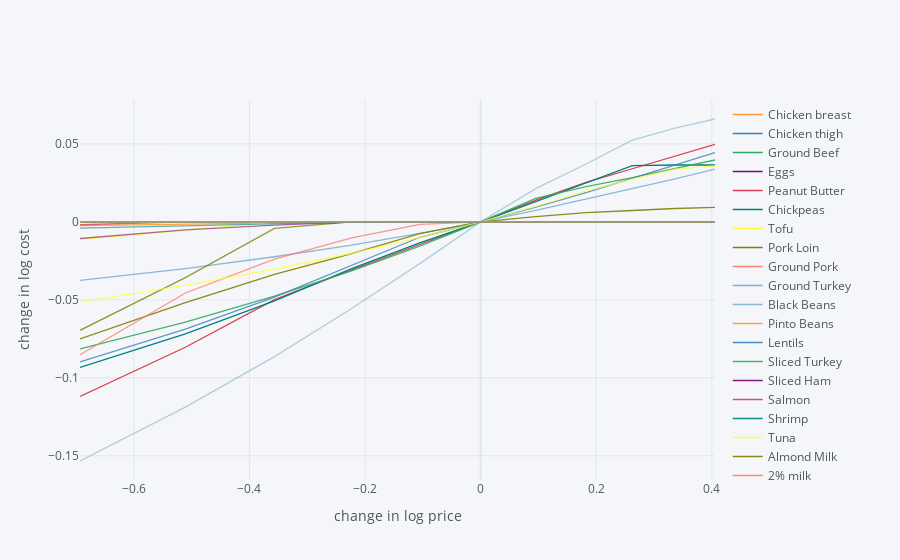

Source (notebook cell):
### Markdown cell above
###  Trader Joe's
We find that at Trader Joe's, Romaine Lettuce and peanut butter are most sensitive to price changes, both increases and decreases

### Code cell
#trader joes

scale = [.5,.6,.7,.8,.9,1.,1.1,1.2,1.3,1.4,1.5]

cost0 = solve_subsistence_problem(FoodNutrients,prices_tj,diet_min[group],diet_max[group],tol=tol).fun

Price_response={}
for s in scale:
    cost = {}
    for i,p in enumerate(prices_tj):
        my_p = prices_tj.copy()
        my_p[i] = p*s
        result = solve_subsistence_problem(FoodNutrients,my_p,diet_min[group],diet_max[group],tol=tol)
        cost[prices_tj.index[i]] = np.log(result.fun/cost0)
    Price_response[np.log(s)] = cost

Price_response = pd.DataFrame(Price_response).T
Price_response.iplot(xTitle='change in log price',yTitle='change in log cost')

### Figure 1 — Plotly figure (JSON) as saved in the notebook; plotly's stock layout.template omitted (floating-point values rounded to 4 significant figures)
{"data": [{"line": {"color": "rgba(255, 153, 51, 1.0)", "dash": "solid", "shape": "linear", "width": 1.3}, "mode": "lines", "name": "Chicken breast", "text": "", "type": "scatter", "x": [-0.6931, -0.5108, -0.3567, -0.2231, -0.1054, 0, 0.09531, 0.1823, 0.2624, 0.3365, 0.4055], "y": [9.46e-08, 3.761e-08, 1.72e-08, 8.26e-09, 3.004e-09, 0, -1.335e-09, -1.728e-09, -1.823e-09, -1.81e-09, -1.692e-09]}, {"line": {"color": "rgba(55, 128, 191, 1.0)", "dash": "solid", "shape": "linear", "width": 1.3}, "mode": "lines", "name": "Chicken thigh", "text": "", "type": "scatter", "x": [-0.6931, -0.5108, -0.3567, -0.2231, -0.1054, 0, 0.09531, 0.1823, 0.2624, 0.3365, 0.4055], "y": [-1.825e-09, -1.787e-09, -1.662e-09, -1.38e-09, -7.869e-10, 0, 8.131e-10, 1.136e-09, 7.459e-10, 4.9e-11, -6.296e-10]}, {"line": {"color": "rgba(50, 171, 96, 1.0)", "dash": "solid", "shape": "linear", "width": 1.3}, "mode": "lines", "name": "Ground Beef", "text": "", "type": "scatter", "x": [-0.6931, -0.5108, -0.3567, -0.2231, -0.1054, 0, 0.09531, 0.1823, 0.2624, 0.3365, 0.4055], "y": [-1.776e-09, 4.971e-07, -1.799e-09, -1.646e-09, -1.05e-09, 0, 1.055e-09, 1.259e-09, 4.767e-10, -5.743e-10, -1.361e-09]}, {"line": {"color": "rgba(128, 0, 128, 1.0)", "dash": "solid", "shape": "linear", "width": 1.3}, "mode": "lines", "name": "Eggs", "text": "", "type": "scatter", "x": [-0.6931, -0.5108, -0.3567, -0.2231, -0.1054, 0, 0.09531, 0.1823, 0.2624, 0.3365, 0.4055], "y": [5.183e-07, -1.807e-09, -1.699e-09, -1.457e-09, -8.456e-10, 0, 8.526e-10, 6.916e-10, -1.486e-10, -1.103e-09, -1.653e-09]}, {"line": {"color": "rgba(219, 64, 82, 1.0)", "dash": "solid", "shape": "linear", "width": 1.3}, "mode": "lines", "name": "Peanut Butter", "text": "", "type": "scatter", "x": [-0.6931, -0.5108, -0.3567, -0.2231, -0.1054, 0, 0.09531, 0.1823, 0.2624, 0.3365, 0.4055], "y": [-0.1119, -0.08042, -0.0499, -0.03078, -0.01453, 0, 0.01386, 0.02527, 0.03405, 0.04188, 0.04965]}, {"line": {"color": "rgba(0, 128, 128, 1.0)", "dash": "solid", "shape": "linear", "width": 1.3}, "mode": "lines", "name": "Chickpeas", "text": "", "type": "scatter", "x": [-0.6931, -0.5108, -0.3567, -0.2231, -0.1054, 0, 0.09531, 0.1823, 0.2624, 0.3365, 0.4055], "y": [-0.09335, -0.07177, -0.05064, -0.02995, -0.01354, 0, 0.01302, 0.02479, 0.03602, 0.03646, 0.03646]}, {"line": {"color": "rgba(255, 255, 51, 1.0)", "dash": "solid", "shape": "linear", "width": 1.3}, "mode": "lines", "name": "Tofu", "text": "", "type": "scatter", "x": [-0.6931, -0.5108, -0.3567, -0.2231, -0.1054, 0, 0.09531, 0.1823, 0.2624, 0.3365, 0.4055], "y": [-1.824e-09, -1.825e-09, -1.778e-09, -1.647e-09, -1.138e-09, 0, 2.161e-09, 4.315e-09, 5.262e-09, 4.084e-09, 1.062e-09]}, {"line": {"color": "rgba(128, 128, 0, 1.0)", "dash": "solid", "shape": "linear", "width": 1.3}, "mode": "lines", "name": "Pork Loin", "text": "", "type": "scatter", "x": [-0.6931, -0.5108, -0.3567, -0.2231, -0.1054, 0, 0.09531, 0.1823, 0.2624, 0.3365, 0.4055], "y": [0, 0, 0, 0, 0, 0, 0, 0, 0, 0, 0]}, {"line": {"color": "rgba(251, 128, 114, 1.0)", "dash": "solid", "shape": "linear", "width": 1.3}, "mode": "lines", "name": "Ground Pork", "text": "", "type": "scatter", "x": [-0.6931, -0.5108, -0.3567, -0.2231, -0.1054, 0, 0.09531, 0.1823, 0.2624, 0.3365, 0.4055], "y": [-1.667e-09, -1.357e-09, -8.23e-10, -2.411e-10, 1.155e-10, 0, -4.964e-10, -1.1e-09, -1.568e-09, -1.724e-09, -1.807e-09]}, {"line": {"color": "rgba(128, 177, 211, 1.0)", "dash": "solid", "shape": "linear", "width": 1.3}, "mode": "lines", "name": "Ground Turkey", "text": "", "type": "scatter", "x": [-0.6931, -0.5108, -0.3567, -0.2231, -0.1054, 0, 0.09531, 0.1823, 0.2624, 0.3365, 0.4055], "y": [-1.819e-09, 5.306e-07, -1.795e-09, -1.655e-09, -1.198e-09, 0, 2.334e-09, 4.421e-09, 4.699e-09, 2.514e-09, -5.081e-10]}, {"line": {"color": "rgba(128, 177, 211, 0.8999999999999999)", "dash": "solid", "shape": "linear", "width": 1.3}, "mode": "lines", "name": "Black Beans", "text": "", "type": "scatter", "x": [-0.6931, -0.5108, -0.3567, -0.2231, -0.1054, 0, 0.09531, 0.1823, 0.2624, 0.3365, 0.4055], "y": [-0.03758, -0.02995, -0.02238, -0.01486, -0.007404, 0, 0.00735, 0.01465, 0.02115, 0.02752, 0.03385]}, {"line": {"color": "rgba(255, 153, 51, 0.8999999999999999)", "dash": "solid", "shape": "linear", "width": 1.3}, "mode": "lines", "name": "Pinto Beans", "text": "", "type": "scatter", "x": [-0.6931, -0.5108, -0.3567, -0.2231, -0.1054, 0, 0.09531, 0.1823, 0.2624, 0.3365, 0.4055], "y": [-0.002466, -0.001623, -0.0007813, -1.359e-09, -1.326e-09, 0, -1.829e-09, -1.522e-09, 1.125e-08, -1.097e-09, -1.18e-09]}, {"line": {"color": "rgba(55, 128, 191, 0.8999999999999999)", "dash": "solid", "shape": "linear", "width": 1.3}, "mode": "lines", "name": "Lentils", "text": "", "type": "scatter", "x": [-0.6931, -0.5108, -0.3567, -0.2231, -0.1054, 0, 0.09531, 0.1823, 0.2624, 0.3365, 0.4055], "y": [1.348e-08, 3.668e-09, 1.287e-09, 4.301e-10, 9.305e-11, 0, 5.259e-11, 9.548e-11, 1.18e-10, 1.883e-10, 2.718e-10]}, {"line": {"color": "rgba(50, 171, 96, 0.8999999999999999)", "dash": "solid", "shape": "linear", "width": 1.3}, "mode": "lines", "name": "Sliced Turkey", "text": "", "type": "scatter", "x": [-0.6931, -0.5108, -0.3567, -0.2231, -0.1054, 0, 0.09531, 0.1823, 0.2624, 0.3365, 0.4055], "y": [-0.08153, -0.0643, -0.04764, -0.03151, -0.01563, 0, 0.0151, 0.02258, 0.0283, 0.03399, 0.03965]}, {"line": {"color": "rgba(128, 0, 128, 0.8999999999999999)", "dash": "solid", "shape": "linear", "width": 1.3}, "mode": "lines", "name": "Sliced Ham", "text": "", "type": "scatter", "x": [-0.6931, -0.5108, -0.3567, -0.2231, -0.1054, 0, 0.09531, 0.1823, 0.2624, 0.3365, 0.4055], "y": [2.42e-07, 1.433e-07, 7.98e-08, 3.483e-08, 9.87e-09, 0, -1.689e-09, 4.753e-07, -1.747e-09, -1.672e-09, 2.495e-07]}, {"line": {"color": "rgba(219, 64, 82, 0.8999999999999999)", "dash": "solid", "shape": "linear", "width": 1.3}, "mode": "lines", "name": "Salmon", "text": "", "type": "scatter", "x": [-0.6931, -0.5108, -0.3567, -0.2231, -0.1054, 0, 0.09531, 0.1823, 0.2624, 0.3365, 0.4055], "y": [2.784e-09, -1.578e-09, 2.789e-08, -1.822e-09, 2.595e-08, 0, -1.795e-09, -1.802e-09, -1.664e-09, 2.43e-07, -1.833e-09]}, {"line": {"color": "rgba(0, 128, 128, 0.8999999999999999)", "dash": "solid", "shape": "linear", "width": 1.3}, "mode": "lines", "name": "Shrimp", "text": "", "type": "scatter", "x": [-0.6931, -0.5108, -0.3567, -0.2231, -0.1054, 0, 0.09531, 0.1823, 0.2624, 0.3365, 0.4055], "y": [-5.307e-10, 1.155e-09, 3.11e-09, 3.465e-09, 1.915e-09, 0, -1.12e-09, -1.645e-09, -1.766e-09, -1.805e-09, -1.825e-09]}, {"line": {"color": "rgba(255, 255, 51, 0.8999999999999999)", "dash": "solid", "shape": "linear", "width": 1.3}, "mode": "lines", "name": "Tuna", "text": "", "type": "scatter", "x": [-0.6931, -0.5108, -0.3567, -0.2231, -0.1054, 0, 0.09531, 0.1823, 0.2624, 0.3365, 0.4055], "y": [-1.81e-09, 2.303e-07, 5.165e-08, 1.322e-08, 3.191e-09, 0, -1.065e-09, -1.514e-09, -1.653e-09, -1.732e-09, -1.782e-09]}, {"line": {"color": "rgba(128, 128, 0, 0.8999999999999999)", "dash": "solid", "shape": "linear", "width": 1.3}, "mode": "lines", "name": "Almond Milk", "text": "", "type": "scatter", "x": [-0.6931, -0.5108, -0.3567, -0.2231, -0.1054, 0, 0.09531, 0.1823, 0.2624, 0.3365, 0.4055], "y": [-0.07513, -0.05184, -0.03365, -0.02033, -0.007513, 0, 0.003352, 0.005975, 0.00727, 0.008564, 0.009282]}, {"line": {"color": "rgba(251, 128, 114, 0.8999999999999999)", "dash": "solid", "shape": "linear", "width": 1.3}, "mode": "lines", "name": "2% milk", "text": "", "type": "scatter", "x": [-0.6931, -0.5108, -0.3567, -0.2231, -0.1054, 0, 0.09531, 0.1823, 0.2624, 0.3365, 0.4055], "y": [-1.653e-09, -1.642e-09, -1.546e-09, -1.246e-09, -7.507e-10, 0, 1.148e-09, 2.674e-09, 4.569e-09, 6.647e-09, 8.881e-09]}, {"line": {"color": "rgba(251, 128, 114, 0.7999999999999998)", "dash": "solid", "shape": "linear", "width": 1.3}, "mode": "lines", "name": "Cheddar cheese", "text": "", "type": "scatter", "x": [-0.6931, -0.5108, -0.3567, -0.2231, -0.1054, 0, 0.09531, 0.1823, 0.2624, 0.3365, 0.4055], "y": [-0.08519, -0.04563, -0.02385, -0.01022, -0.001681, 0, 0.0001921, 0.0001921, 0.0001921, 0.0001921, 0.0001925]}, {"line": {"color": "rgba(128, 177, 211, 0.7999999999999998)", "dash": "solid", "shape": "linear", "width": 1.3}, "mode": "lines", "name": "Unsalted butter", "text": "", "type": "scatter", "x": [-0.6931, -0.5108, -0.3567, -0.2231, -0.1054, 0, 0.09531, 0.1823, 0.2624, 0.3365, 0.4055], "y": [-1.675e-09, -1.703e-09, -1.649e-09, -1.435e-09, -9.109e-10, 0, 1.464e-09, 3.29e-09, 4.77e-09, 5.908e-09, 6.502e-09]}, {"line": {"color": "rgba(255, 153, 51, 0.7999999999999998)", "dash": "solid", "shape": "linear", "width": 1.3}, "mode": "lines", "name": "Greek yogurt", "text": "", "type": "scatter", "x": [-0.6931, -0.5108, -0.3567, -0.2231, -0.1054, 0, 0.09531, 0.1823, 0.2624, 0.3365, 0.4055], "y": [-1.821e-09, -1.784e-09, -1.671e-09, -1.463e-09, -9.181e-10, 0, 1.486e-09, 3.191e-09, 4.451e-09, 5.065e-09, 4.678e-09]}, {"line": {"color": "rgba(55, 128, 191, 0.7999999999999998)", "dash": "solid", "shape": "linear", "width": 1.3}, "mode": "lines", "name": "Oat Milk", "text": "", "type": "scatter", "x": [-0.6931, -0.5108, -0.3567, -0.2231, -0.1054, 0, 0.09531, 0.1823, 0.2624, 0.3365, 0.4055], "y": [-0.08982, -0.06882, -0.04825, -0.02809, -0.009889, 0, 0.009417, 0.01874, 0.02799, 0.03651, 0.04435]}, {"line": {"color": "rgba(50, 171, 96, 0.7999999999999998)", "dash": "solid", "shape": "linear", "width": 1.3}, "mode": "lines", "name": "Wheat Cereal", "text": "", "type": "scatter", "x": [-0.6931, -0.5108, -0.3567, -0.2231, -0.1054, 0, 0.09531, 0.1823, 0.2624, 0.3365, 0.4055], "y": [-1.833e-09, 1.996e-07, 8.773e-08, 2.933e-08, 7.116e-09, 0, -1.507e-09, -1.751e-09, -1.814e-09, 4.732e-07, -1.824e-09]}, {"line": {"color": "rgba(128, 0, 128, 0.7999999999999998)", "dash": "solid", "shape": "linear", "width": 1.3}, "mode": "lines", "name": "Granola", "text": "", "type": "scatter", "x": [-0.6931, -0.5108, -0.3567, -0.2231, -0.1054, 0, 0.09531, 0.1823, 0.2624, 0.3365, 0.4055], "y": [5.516e-07, -1.808e-09, -1.66e-09, -1.076e-09, -2.86e-10, 0, -4.669e-10, -1.235e-09, -1.642e-09, -1.787e-09, -1.825e-09]}, {"line": {"color": "rgba(219, 64, 82, 0.7999999999999998)", "dash": "solid", "shape": "linear", "width": 1.3}, "mode": "lines", "name": "Brown Rice", "text": "", "type": "scatter", "x": [-0.6931, -0.5108, -0.3567, -0.2231, -0.1054, 0, 0.09531, 0.1823, 0.2624, 0.3365, 0.4055], "y": [-0.001864, -2.702e-05, -9.861e-10, -9.232e-10, -5.139e-10, 0, 9.194e-10, 2.369e-09, 4.437e-09, 6.664e-09, 9.215e-09]}, {"line": {"color": "rgba(0, 128, 128, 0.7999999999999998)", "dash": "solid", "shape": "linear", "width": 1.3}, "mode": "lines", "name": "Jasmine Rice", "text": "", "type": "scatter", "x": [-0.6931, -0.5108, -0.3567, -0.2231, -0.1054, 0, 0.09531, 0.1823, 0.2624, 0.3365, 0.4055], "y": [4.986e-09, 2.072e-09, 1.962e-10, -2.696e-10, -2.533e-10, 0, 4.655e-10, 1.125e-09, 1.976e-09, 2.985e-09, 3.964e-09]}, {"line": {"color": "rgba(255, 255, 51, 0.7999999999999998)", "dash": "solid", "shape": "linear", "width": 1.3}, "mode": "lines", "name": "Potatoes", "text": "", "type": "scatter", "x": [-0.6931, -0.5108, -0.3567, -0.2231, -0.1054, 0, 0.09531, 0.1823, 0.2624, 0.3365, 0.4055], "y": [-0.01132, -0.005385, -0.0002086, -1.982e-05, -1.807e-09, 0, -1.786e-09, 3.174e-07, -1.795e-09, -1.67e-09, -1.473e-09]}, {"line": {"color": "rgba(128, 128, 0, 0.7999999999999998)", "dash": "solid", "shape": "linear", "width": 1.3}, "mode": "lines", "name": "Bananas", "text": "", "type": "scatter", "x": [-0.6931, -0.5108, -0.3567, -0.2231, -0.1054, 0, 0.09531, 0.1823, 0.2624, 0.3365, 0.4055], "y": [-0.06957, -0.0358, -0.004157, 1.138e-08, 1.913e-07, 0, -1.814e-09, 2.838e-07, 1.101e-07, -1.376e-09, 3.001e-08]}, {"line": {"color": "rgba(128, 128, 0, 0.7)", "dash": "solid", "shape": "linear", "width": 1.3}, "mode": "lines", "name": "Fuji Apples", "text": "", "type": "scatter", "x": [-0.6931, -0.5108, -0.3567, -0.2231, -0.1054, 0, 0.09531, 0.1823, 0.2624, 0.3365, 0.4055], "y": [0, 0, 0, 0, 0, 0, 0, 0, 0, 0, 0]}, {"line": {"color": "rgba(251, 128, 114, 0.7)", "dash": "solid", "shape": "linear", "width": 1.3}, "mode": "lines", "name": "Avocados", "text": "", "type": "scatter", "x": [-0.6931, -0.5108, -0.3567, -0.2231, -0.1054, 0, 0.09531, 0.1823, 0.2624, 0.3365, 0.4055], "y": [-1.817e-09, 1.092e-08, 2.537e-10, 1.283e-09, 3.927e-07, 0, -1.819e-09, 2.045e-08, 8.007e-08, 1.111e-09, 4.757e-08]}, {"line": {"color": "rgba(128, 177, 211, 0.7)", "dash": "solid", "shape": "linear", "width": 1.3}, "mode": "lines", "name": "Blueberries", "text": "", "type": "scatter", "x": [-0.6931, -0.5108, -0.3567, -0.2231, -0.1054, 0, 0.09531, 0.1823, 0.2624, 0.3365, 0.4055], "y": [0, 0, 0, 0, 0, 0, 0, 0, 0, 0, 0]}, {"line": {"color": "rgba(255, 153, 51, 0.7)", "dash": "solid", "shape": "linear", "width": 1.3}, "mode": "lines", "name": "Roma Tomatoes", "text": "", "type": "scatter", "x": [-0.6931, -0.5108, -0.3567, -0.2231, -0.1054, 0, 0.09531, 0.1823, 0.2624, 0.3365, 0.4055], "y": [0, 0, 0, 0, 0, 0, 0, 0, 0, 0, 0]}, {"line": {"color": "rgba(55, 128, 191, 0.7)", "dash": "solid", "shape": "linear", "width": 1.3}, "mode": "lines", "name": "Kale", "text": "", "type": "scatter", "x": [-0.6931, -0.5108, -0.3567, -0.2231, -0.1054, 0, 0.09531, 0.1823, 0.2624, 0.3365, 0.4055], "y": [-0.0001125, -1.613e-09, -1.802e-09, -1.641e-09, -9.797e-10, 0, 1.355e-09, 3.023e-09, 5.052e-09, 7.281e-09, 9.702e-09]}, {"line": {"color": "rgba(50, 171, 96, 0.7)", "dash": "solid", "shape": "linear", "width": 1.3}, "mode": "lines", "name": "Garlic", "text": "", "type": "scatter", "x": [-0.6931, -0.5108, -0.3567, -0.2231, -0.1054, 0, 0.09531, 0.1823, 0.2624, 0.3365, 0.4055], "y": [-7.616e-10, -1.244e-09, -1.184e-09, -9.047e-10, -4.818e-10, 0, 4.421e-10, 6.755e-10, 4.926e-10, 6.988e-11, -4.245e-10]}, {"line": {"color": "rgba(128, 0, 128, 0.7)", "dash": "solid", "shape": "linear", "width": 1.3}, "mode": "lines", "name": "Red Onion", "text": "", "type": "scatter", "x": [-0.6931, -0.5108, -0.3567, -0.2231, -0.1054, 0, 0.09531, 0.1823, 0.2624, 0.3365, 0.4055], "y": [-1.618e-09, -1.398e-09, -1.124e-09, -7.919e-10, -4.111e-10, 0, 4.305e-10, 7.9e-10, 1.005e-09, 1.014e-09, 7.867e-10]}, {"line": {"color": "rgba(219, 64, 82, 0.7)", "dash": "solid", "shape": "linear", "width": 1.3}, "mode": "lines", "name": "Yellow Onion", "text": "", "type": "scatter", "x": [-0.6931, -0.5108, -0.3567, -0.2231, -0.1054, 0, 0.09531, 0.1823, 0.2624, 0.3365, 0.4055], "y": [-1.285e-09, -1.022e-09, -7.69e-10, -5.221e-10, -2.707e-10, 0, 3.143e-10, 6.619e-10, 1.046e-09, 1.467e-09, 1.924e-09]}, {"line": {"color": "rgba(0, 128, 128, 0.7)", "dash": "solid", "shape": "linear", "width": 1.3}, "mode": "lines", "name": "White Onion", "text": "", "type": "scatter", "x": [-0.6931, -0.5108, -0.3567, -0.2231, -0.1054, 0, 0.09531, 0.1823, 0.2624, 0.3365, 0.4055], "y": [-1.765e-09, -1.664e-09, -1.54e-09, -1.208e-09, -7.119e-10, 0, 1.056e-09, 2.441e-09, 4.148e-09, 6.135e-09, 8.326e-09]}, {"line": {"color": "rgba(255, 255, 51, 0.7)", "dash": "solid", "shape": "linear", "width": 1.3}, "mode": "lines", "name": "Cauliflower", "text": "", "type": "scatter", "x": [-0.6931, -0.5108, -0.3567, -0.2231, -0.1054, 0, 0.09531, 0.1823, 0.2624, 0.3365, 0.4055], "y": [-0.05132, -0.0408, -0.03039, -0.02014, -0.01002, 0, 0.009922, 0.01963, 0.02742, 0.03383, 0.03592]}, {"line": {"color": "rgba(255, 255, 51, 0.5999999999999999)", "dash": "solid", "shape": "linear", "width": 1.3}, "mode": "lines", "name": "Broccoli", "text": "", "type": "scatter", "x": [-0.6931, -0.5108, -0.3567, -0.2231, -0.1054, 0, 0.09531, 0.1823, 0.2624, 0.3365, 0.4055], "y": [-1.622e-09, 8.087e-08, -1.38e-09, 1.333e-08, -1.807e-09, 0, 4.425e-07, -1.709e-09, -1.683e-09, -1.827e-09, -1.794e-09]}, {"line": {"color": "rgba(128, 128, 0, 0.5999999999999999)", "dash": "solid", "shape": "linear", "width": 1.3}, "mode": "lines", "name": "Carrots", "text": "", "type": "scatter", "x": [-0.6931, -0.5108, -0.3567, -0.2231, -0.1054, 0, 0.09531, 0.1823, 0.2624, 0.3365, 0.4055], "y": [-1.798e-09, -1.822e-09, -1.761e-09, -1.642e-09, -1.138e-09, 0, 2.657e-09, 7.86e-09, 1.684e-08, 3.264e-08, 5.715e-08]}, {"line": {"color": "rgba(251, 128, 114, 0.5999999999999999)", "dash": "solid", "shape": "linear", "width": 1.3}, "mode": "lines", "name": "Sweet Potatoes", "text": "", "type": "scatter", "x": [-0.6931, -0.5108, -0.3567, -0.2231, -0.1054, 0, 0.09531, 0.1823, 0.2624, 0.3365, 0.4055], "y": [-1.791e-09, -1.684e-09, -1.51e-09, -1.118e-09, -5.991e-10, 0, 6.619e-10, 1.224e-09, 1.449e-09, 1.545e-09, 1.534e-09]}, {"line": {"color": "rgba(128, 177, 211, 0.5999999999999999)", "dash": "solid", "shape": "linear", "width": 1.3}, "mode": "lines", "name": "Romaine Lettuce", "text": "", "type": "scatter", "x": [-0.6931, -0.5108, -0.3567, -0.2231, -0.1054, 0, 0.09531, 0.1823, 0.2624, 0.3365, 0.4055], "y": [-0.1534, -0.1188, -0.08639, -0.05556, -0.02681, 0, 0.02128, 0.0371, 0.0524, 0.06007, 0.06595]}, {"line": {"color": "rgba(255, 153, 51, 0.5999999999999999)", "dash": "solid", "shape": "linear", "width": 1.3}, "mode": "lines", "name": "Spinach", "text": "", "type": "scatter", "x": [-0.6931, -0.5108, -0.3567, -0.2231, -0.1054, 0, 0.09531, 0.1823, 0.2624, 0.3365, 0.4055], "y": [-1.801e-09, -1.831e-09, 1.908e-07, 5.759e-08, 1.122e-08, 0, -1.64e-09, -1.806e-09, 4.951e-07, -1.794e-09, -1.728e-09]}, {"line": {"color": "rgba(55, 128, 191, 0.5999999999999999)", "dash": "solid", "shape": "linear", "width": 1.3}, "mode": "lines", "name": "English Cucumber", "text": "", "type": "scatter", "x": [-0.6931, -0.5108, -0.3567, -0.2231, -0.1054, 0, 0.09531, 0.1823, 0.2624, 0.3365, 0.4055], "y": [0, 0, 0, 0, 0, 0, 0, 0, 0, 0, 0]}, {"line": {"color": "rgba(50, 171, 96, 0.5999999999999999)", "dash": "solid", "shape": "linear", "width": 1.3}, "mode": "lines", "name": "Cremini Mushrooms", "text": "", "type": "scatter", "x": [-0.6931, -0.5108, -0.3567, -0.2231, -0.1054, 0, 0.09531, 0.1823, 0.2624, 0.3365, 0.4055], "y": [-1.706e-09, 3.078e-07, 1.519e-08, 9.206e-09, -1.814e-09, 0, -1.381e-09, 8.544e-10, -1.02e-09, 5.979e-09, 4.985e-08]}, {"line": {"color": "rgba(128, 0, 128, 0.5999999999999999)", "dash": "solid", "shape": "linear", "width": 1.3}, "mode": "lines", "name": "Jalepenos", "text": "", "type": "scatter", "x": [-0.6931, -0.5108, -0.3567, -0.2231, -0.1054, 0, 0.09531, 0.1823, 0.2624, 0.3365, 0.4055], "y": [-0.01068, -0.00521, -0.002148, -0.0001223, 2.117e-08, 0, -1.6e-09, -1.825e-09, 1.967e-07, 2.933e-07, 4.687e-07]}, {"line": {"color": "rgba(219, 64, 82, 0.5999999999999999)", "dash": "solid", "shape": "linear", "width": 1.3}, "mode": "lines", "name": "Olive Oil", "text": "", "type": "scatter", "x": [-0.6931, -0.5108, -0.3567, -0.2231, -0.1054, 0, 0.09531, 0.1823, 0.2624, 0.3365, 0.4055], "y": [-8.148e-10, -1.547e-09, -1.555e-09, -1.337e-09, -8.583e-10, 0, 1.44e-09, 3.325e-09, 5.004e-09, 6.469e-09, 7.473e-09]}, {"line": {"color": "rgba(0, 128, 128, 0.5999999999999999)", "dash": "solid", "shape": "linear", "width": 1.3}, "mode": "lines", "name": "Vegetable Oil", "text": "", "type": "scatter", "x": [-0.6931, -0.5108, -0.3567, -0.2231, -0.1054, 0, 0.09531, 0.1823, 0.2624, 0.3365, 0.4055], "y": [-0.003972, -0.002673, -0.001376, -0.0001789, -1.032e-09, 0, -1.74e-09, -1.75e-09, -1.75e-09, -1.746e-09, -1.743e-09]}, {"line": {"color": "rgba(0, 128, 128, 0.49999999999999983)", "dash": "solid", "shape": "linear", "width": 1.3}, "mode": "lines", "name": "Salt", "text": "", "type": "scatter", "x": [-0.6931, -0.5108, -0.3567, -0.2231, -0.1054, 0, 0.09531, 0.1823, 0.2624, 0.3365, 0.4055], "y": [5.622e-10, 3.377e-10, -1.325e-09, -1.036e-09, 2.898e-09, 0, 3.348e-07, 9.321e-08, -7.62e-10, -1.477e-09, 6.109e-09]}, {"line": {"color": "rgba(255, 255, 51, 0.49999999999999983)", "dash": "solid", "shape": "linear", "width": 1.3}, "mode": "lines", "name": "Tomato Sauce", "text": "", "type": "scatter", "x": [-0.6931, -0.5108, -0.3567, -0.2231, -0.1054, 0, 0.09531, 0.1823, 0.2624, 0.3365, 0.4055], "y": [-9.811e-10, -9.615e-10, 1.743e-07, -1.776e-09, 2.256e-08, 0, -1.572e-09, -1.63e-09, -1.598e-09, -9.159e-10, 4.002e-09]}, {"line": {"color": "rgba(128, 128, 0, 0.49999999999999983)", "dash": "solid", "shape": "linear", "width": 1.3}, "mode": "lines", "name": "Sugar", "text": "", "type": "scatter", "x": [-0.6931, -0.5108, -0.3567, -0.2231, -0.1054, 0, 0.09531, 0.1823, 0.2624, 0.3365, 0.4055], "y": [1.227e-09, -6.186e-10, -8.909e-10, -7.949e-10, -4.918e-10, 0, 7.38e-10, 1.692e-09, 2.838e-09, 4.128e-09, 5.43e-09]}, {"line": {"color": "rgba(251, 128, 114, 0.49999999999999983)", "dash": "solid", "shape": "linear", "width": 1.3}, "mode": "lines", "name": "Honey", "text": "", "type": "scatter", "x": [-0.6931, -0.5108, -0.3567, -0.2231, -0.1054, 0, 0.09531, 0.1823, 0.2624, 0.3365, 0.4055], "y": [3.937e-07, 2.964e-07, 4.737e-08, 8.287e-09, 1.696e-09, 0, -5.992e-10, -1.05e-09, -1.301e-09, -1.457e-09, -1.562e-09]}, {"line": {"color": "rgba(128, 177, 211, 0.49999999999999983)", "dash": "solid", "shape": "linear", "width": 1.3}, "mode": "lines", "name": "Bread (whole wheat)", "text": "", "type": "scatter", "x": [-0.6931, -0.5108, -0.3567, -0.2231, -0.1054, 0, 0.09531, 0.1823, 0.2624, 0.3365, 0.4055], "y": [0, 0, 0, 0, 0, 0, 0, 0, 0, 0, 0]}], "layout": {"legend": {"bgcolor": "#F5F6F9", "font": {"color": "#4D5663"}}, "paper_bgcolor": "#F5F6F9", "plot_bgcolor": "#F5F6F9", "title": {"font": {"color": "#4D5663"}}, "xaxis": {"gridcolor": "#E1E5ED", "showgrid": true, "tickfont": {"color": "#4D5663"}, "title": {"font": {"color": "#4D5663"}, "text": "change in log price"}, "zerolinecolor": "#E1E5ED"}, "yaxis": {"gridcolor": "#E1E5ED", "showgrid": true, "tickfont": {"color": "#4D5663"}, "title": {"font": {"color": "#4D5663"}, "text": "change in log cost"}, "zerolinecolor": "#E1E5ED"}}}
